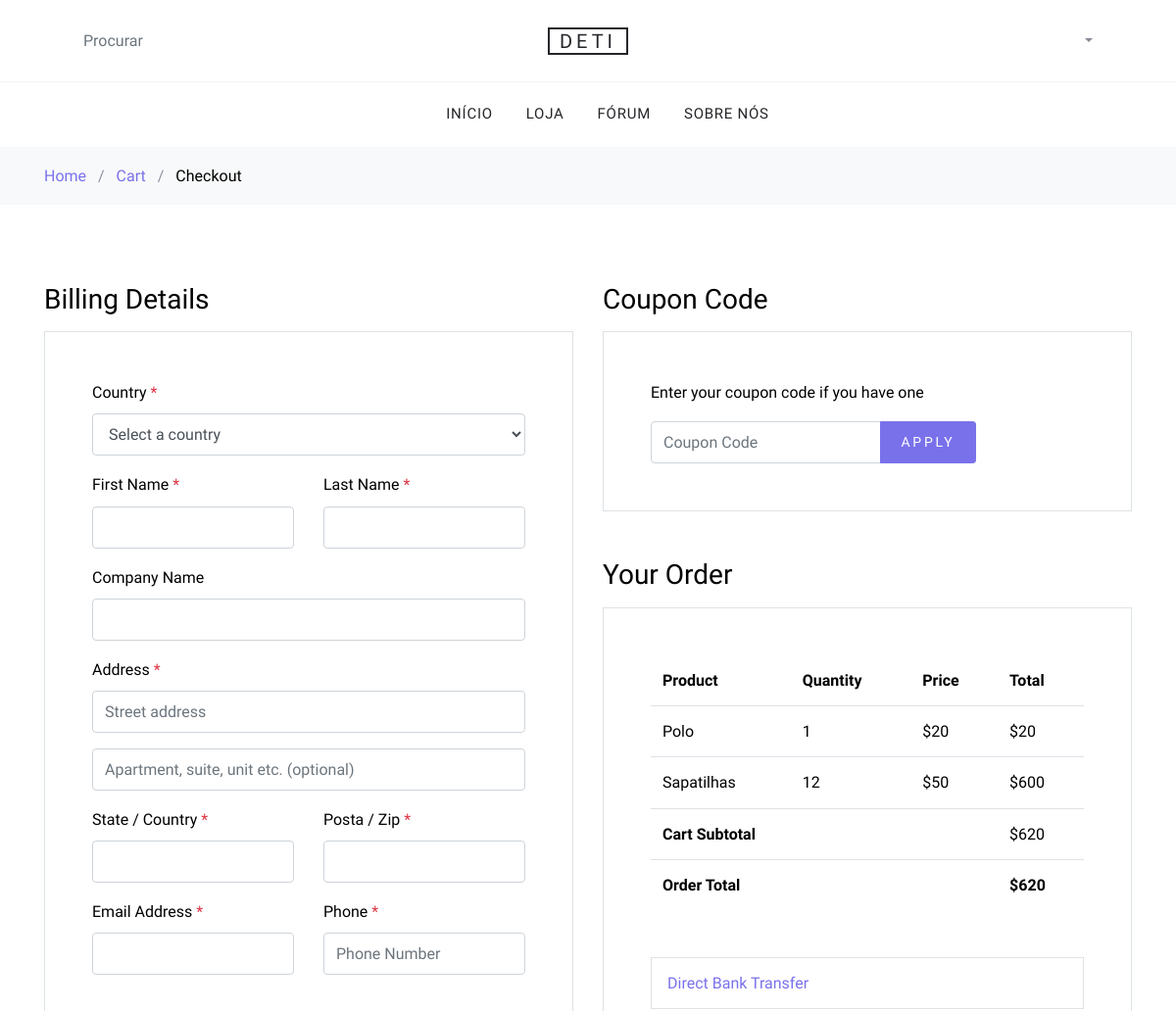
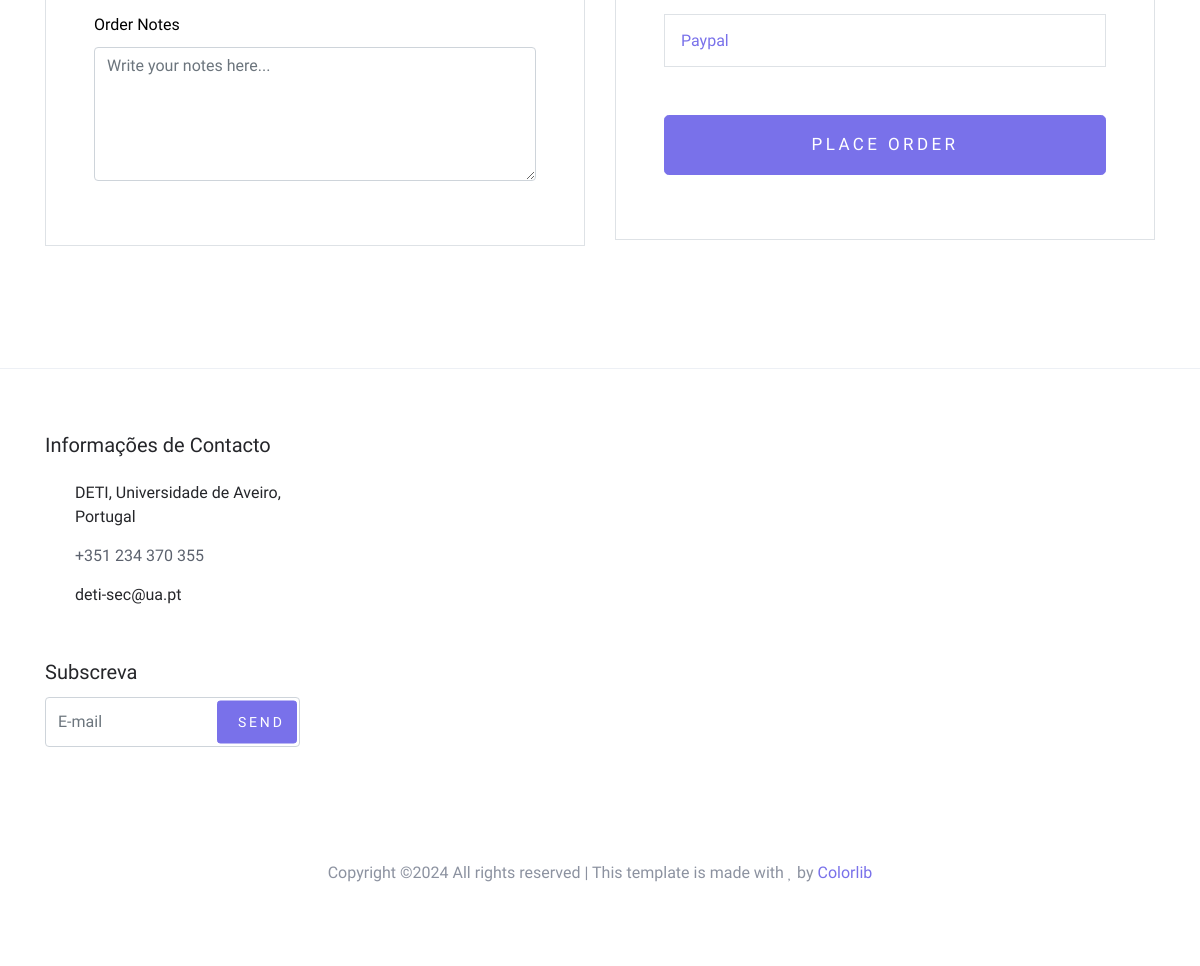
Page /checkout (signed in) on the committed database (2 pictures, top to bottom).
### tables this page shows
CREATE TABLE cart (id INTEGER PRIMARY KEY, username TEXT, product TEXT, quantidade INTEGER, price INTEGER, product_image TEXT);

### app.py (the view)
@app.route("/checkout")
def checkout():
    if "user_id" in session:
        user_id = session["user_id"]
        db = DatabaseWrappers()
        cart_items = db.get_products_in_cart(user_id)
        cart_subtotal = sum(item['price'] * item['quantidade'] for item in cart_items)
        cart_total = cart_subtotal  # Se não houver impostos ou taxas adicionais
        return render_template("checkout.html", cart_items=cart_items, cart_total=cart_total)
    else:
        return redirect(url_for('login'))  # Redirecione o usuário para a página de login se não estiver logado

### dbwrappers.py (called while the page is built)
    def get_products_in_cart(self, username):
        query = "SELECT id, username, product, quantidade, price, product_image FROM cart WHERE username = ?"
        self.cursor.execute(query, (username,))
        cart_items = self.cursor.fetchall()
        cart_products = []
        for item in cart_items:
            product_details = {
                'id': item[0],
                'username': item[1],
                'product': item[2],
                'quantidade': item[3],
                'price': item[4],
                'product_image': item[5]
            }
            cart_products.append(product_details)
        return cart_products

### templates/checkout.html (shortened to what this page needs)
{% extends "base.html" %}
{% set active_page = "checkout" %}
{% block content %}
    <div class="bg-light py-3">
      <div class="container">
        <div class="row">
          <div class="col-md-12 mb-0"><a href="/">Home</a> <span class="mx-2 mb-0">/</span> <a href="/cart">Cart</a> <span class="mx-2 mb-0">/</span> <strong class="text-black">Checkout</strong></div>
        </div>
      </div>
    </div>
    <div class="site-section">
      <div class="container">
        <div class="row">
          <div class="col-md-6 mb-5 mb-md-0">
            <h2 class="h3 mb-3 text-black">Billing Details</h2>
            <div class="p-3 p-lg-5 border">
              <div class="form-group">
                <label for="c_country" class="text-black">Country <span class="text-danger">*</span></label>
                <select id="c_country" class="form-control">
                  <option value="1">Select a country</option>
                </select>
              </div>
              <div class="form-group row">
                <div class="col-md-6">
                  <label for="c_fname" class="text-black">First Name <span class="text-danger">*</span></label>
                  <input type="text" class="form-control" id="c_fname" name="c_fname">
                </div>
                <div class="col-md-6">
                  <label for="c_lname" class="text-black">Last Name <span class="text-danger">*</span></label>
                  <input type="text" class="form-control" id="c_lname" name="c_lname">
                </div>
              </div>
              <div class="form-group row">
                <div class="col-md-12">
                  <label for="c_companyname" class="text-black">Company Name </label>
                  <input type="text" class="form-control" id="c_companyname" name="c_companyname">
                </div>
              </div>
              <div class="form-group row">
                <div class="col-md-12">
                  <label for="c_address" class="text-black">Address <span class="text-danger">*</span></label>
                  <input type="text" class="form-control" id="c_address" name="c_address" placeholder="Street address">
                </div>
              </div>
              <div class="form-group">
                <input type="text" class="form-control" placeholder="Apartment, suite, unit etc. (optional)">
              </div>
              <div class="form-group row">
                <div class="col-md-6">
                  <label for="c_state_country" class="text-black">State / Country <span class="text-danger">*</span></label>
                  <input type="text" class="form-control" id="c_state_country" name="c_state_country">
                </div>
                <div class="col-md-6">
                  <label for="c_postal_zip" class="text-black">Posta / Zip <span class="text-danger">*</span></label>
                  <input type="text" class="form-control" id="c_postal_zip" name="c_postal_zip">
                </div>
              </div>
              <div class="form-group row mb-5">
                <div class="col-md-6">
                  <label for="c_email_address" class="text-black">Email Address <span class="text-danger">*</span></label>
                  <input type="text" class="form-control" id="c_email_address" name="c_email_address">
                </div>
                <div class="col-md-6">
                  <label for="c_phone" class="text-black">Phone <span class="text-danger">*</span></label>
                  <input type="text" class="form-control" id="c_phone" name="c_phone" placeholder="Phone Number">
                </div>
              </div>
              <div class="form-group">
                <label for="c_order_notes" class="text-black">Order Notes</label>
                <textarea name="c_order_notes" id="c_order_notes" cols="30" rows="5" class="form-control" placeholder="Write your notes here..."></textarea>
              </div>
            </div>
          </div>
          <div class="col-md-6">
            <div class="row mb-5">
              <div class="col-md-12">
                <h2 class="h3 mb-3 text-black">Coupon Code</h2>
                <div class="p-3 p-lg-5 border">
                  <label for="c_code" class="text-black mb-3" id="InvalidCoupon">Enter your coupon code if you have one</label>
                  <div class="input-group w-75">
                    <input type="text" class="form-control" id="c_code" placeholder="Coupon Code" aria-label="Coupon Code" aria-describedby="button-addon2">
                    <div class="input-group-append">
                      <button class="btn btn-primary btn-sm" type="button" id="applyCouponButton">Apply</button>
                    </div>
                  </div>
                </div>
              </div>
            </div>
            <div class="row mb-5">
              <div class="col-md-12">
                <h2 class="h3 mb-3 text-black">Your Order</h2>
                <div class="p-3 p-lg-5 border">
                  <table class="table site-block-order-table mb-5">
                    <thead>
                        <th>Product</th>
                        <th>Quantity</th>
                        <th>Price</th>
                        <th>Total</th>
                    </thead>
                    <tbody>
                        {% for item in cart_items %}
                        <tr>
                            <td>{{ item.product }}</td>
                            <td>{{ item.quantidade }}</td>
                            <td>${{ item.price }}</td>
                            <td>${{ item.price * item.quantidade }}</td>
                        </tr>
                        {% endfor %}
                        <tr>
                            <td class="text-black font-weight-bold" colspan="3"><strong>Cart Subtotal</strong></td>
                            <td class="text-black">${{ cart_total }}</td>
                        </tr>
                        <tr>
                            <td class="text-black font-weight-bold" colspan="3"><strong>Order Total</strong></td>
                            <td class="text-black font-weight-bold">${{ cart_total }}</td>
                        </tr>
                    </tbody>
                </table>
                  <div class="border p-3 mb-3">
                    <h3 class="h6 mb-0"><a class="d-block" data-toggle="collapse" href="#collapsebank" role="button" aria-expanded="false" aria-controls="collapsebank">Direct Bank Transfer</a></h3>
                  </div>
                  <div class="border p-3 mb-5">
                    <h3 class="h6 mb-0"><a class="d-block" data-toggle="collapse" href="#collapsepaypal" role="button" aria-expanded="false" aria-controls="collapsepaypal">Paypal</a></h3>
                  </div>
                  <div class="form-group">
                    <button class="btn btn-primary btn-lg py-3 btn-block" onclick="window.location='/thankyou'">Place Order</button>
                  </div>
                </div>
              </div>
            </div>
          </div>
        </div>
      </div>
    </div>
  {% endblock %}

### static/css/style.css (style rules this page uses)
body { line-height: 1.7; color: #8c92a0; font-weight: 300; font-size: 16px; }
a { -webkit-transition: .3s all ease; -o-transition: .3s all ease; transition: .3s all ease; }
.text-black { color: #000; }
.btn { text-transform: uppercase; position: relative; -webkit-transition: 0.2s all ease-in-out !important; -o-transition: 0.2s all ease-in-out !important; transition: 0.2s all ease-in-out !important; top: 0; letter-spacing: .05em; }
.btn.btn-sm { font-size: 14px !important; padding: 10px 20px !important; }
.btn.btn-primary { font-size: 17px; font-weight: 300; letter-spacing: .2em; }
.form-control { height: 43px; }
.site-section { padding: 2.5em 0; }
@media (min-width: 768px) { .site-section { padding: 5em 0; } }
.site-block-order-table th { border-top: none !important; border-bottom-width: 1px !important; }
.site-block-order-table td, .site-block-order-table th { color: #000; }

### rows in the picture
cart: product "Polo", quantidade "1", price "20", item.price*item.quantidade "20"
cart: product "Sapatilhas", quantidade "12", price "50", item.price*item.quantidade "600"

### other values in the picture
{{ cart_total }} "620"
